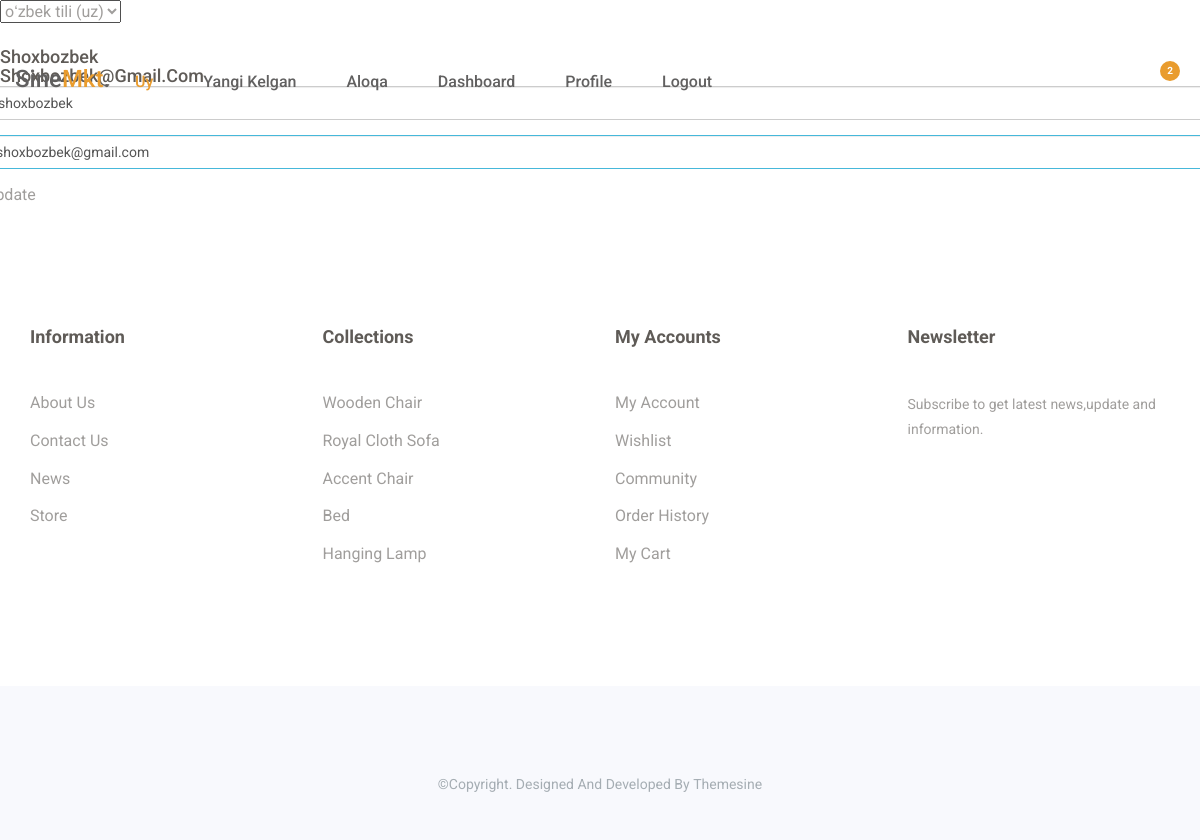
Page /profile (signed in) on the committed database.
### furn/models.py (models this page shows)
class MyUser(AbstractUser):
    username = None
    email = models.EmailField(unique=True)
    USERNAME_FIELD = 'email'
    REQUIRED_FIELDS = ['first_name', 'last_name']
    is_organiser = models.BooleanField(default=False)
    is_agent = models.BooleanField(default=False)

### furn/views.py (the view)
# urls.py: path('profile', profile, name='profile'),
def profile(request):
    if request.method == 'POST':
        user_form = UptadeUserForm(request.POST, instance=request.user)
        profile_form = UptadeProfileForm(request.POST, request.FILES, instance=request.user.profile)
        if user_form.is_valid() and profile_form.is_valid():
            user_form.save()
            profile_form.save()
            return redirect('furn:profile')
    else:
        user_form = UptadeUserForm(instance=request.user)
        profile_form = UptadeProfileForm(instance=request.user.profile)
    context = {
        "user_form": user_form,
        "profile_form": profile_form
    }
    return render(request, 'pages/profile.html', context)

### furn/form.py
class UptadeUserForm(forms.ModelForm):
    class Meta:
        model = User
        fields = ['first_name', 'email']

class UptadeProfileForm(forms.ModelForm):
    class Meta:
        model = Profile
        fields = ['phone_number', 'image']

### templates/pages/profile.html (shortened to what this page needs)
{% extends 'layouts/base.html' %}
{% block content %}
{% load widget_tweaks %}
<link rel="stylesheet"
    href="https://cdnjs.cloudflare.com/ajax/libs/MaterialDesign-Webfont/3.6.95/css/materialdesignicons.css">
<div>
    <h3>{{ user.first_name }}</h3>
    <h3>{{ user.email }}</h3>
    <form method="POST" enctype="multipart/form-data">
        <div class="row">
            <div class="col_md-6 form-group mt-5">
                {% render_field user_form.first_name type='text' class='form-control' %}
            </div>
            <div class="col_md-6 form-group mt-5">
                {% render_field user_form.email type='email' class='form-control' %}
            </div>
        <button type="submit">Update</button>
    </form>
</div>
{% endblock %}

### static/css/bootsnav.css (style rules this page uses)
body { -webkit-transition: all 0.3s ease-in-out; -moz-transition: all 0.3s ease-in-out; -o-transition: all 0.3s ease-in-out; -ms-transition: all 0.3s ease-in-out; transition: all 0.3s ease-in-out; }

### static/css/style.css (style rules this page uses)
* { padding: 0; margin: 0; }
* { -webkit-box-sizing:border-box; -moz-box-sizing:border-box; -o-box-sizing:border-box; -ms-box-sizing:border-box; box-sizing:border-box; }
body { font-family: 'Roboto', sans-serif; font-size:16px; color:#a09e9c; background: #fff; text-transform: capitalize; max-width:1920px; margin:0 auto; overflow-x:hidden; }
#id_email { border-radius: 5px; border: 1px solid #46b8da; padding: 5px 10px; padding-right: 20px; }
h1,h2,h3,h4,h5,h6 { margin: 0; color:#5f5b57; font-size: 18px; font-weight: 500; }
select,input,textarea,button { box-shadow:none;outline:0!important; }
button { background: transparent;border: 0; }
html,body { height: 100%; }

### rows in the picture
MyUser: first_name "Shoxbozbek", email "Shoxbozbek@gmail.com", first_name "shoxbozbek", email "shoxbozbek@gmail.com"

### other values in the picture
form field language "oʻzbek tili (uz)"
